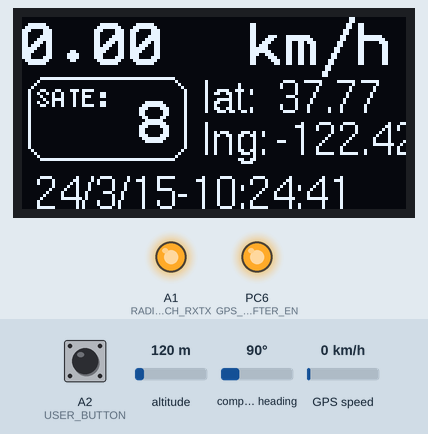
The program below on a simulated STM32 Nucleo. On the bench: 128×64 one-colour display, output pins drawn as LEDs (lit = HIGH). The test bench sets the inputs (shaded band); at power-on: GPS speed 0 km/h, A2 (USER_BUTTON) HIGH, altitude 120 m, compass heading 90°. The GPS gets a fix after 3 s at 37.7749, -122.4194 with 8 satellites; no radio packets arrive unless stated; pins used as bus, display or sensor lines are not drawn; what the program prints to the serial monitor is not drawn.

Above: at 11.5 s.
11.6 s: GPS speed set to 2 km/h
At 14.8 s:
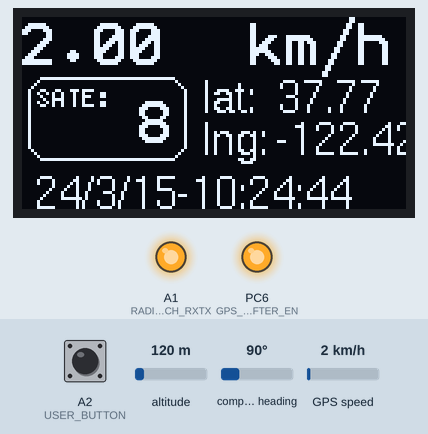
14.9 s: A2 (USER_BUTTON) pulled LOW for 0.15 s
16.5 s: A2 (USER_BUTTON) pulled LOW for 1 s
At 17.5 s:
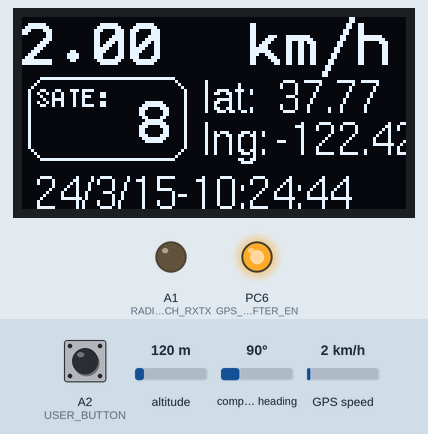
19.0 s: A2 (USER_BUTTON) pulled LOW for 0.15 s
At 19.6 s:
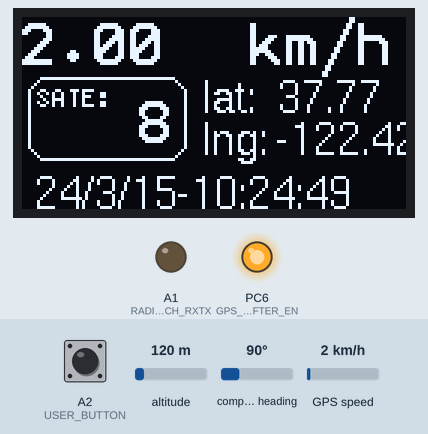
20.6 s: GPS speed set to 30 km/h
At 21.8 s:
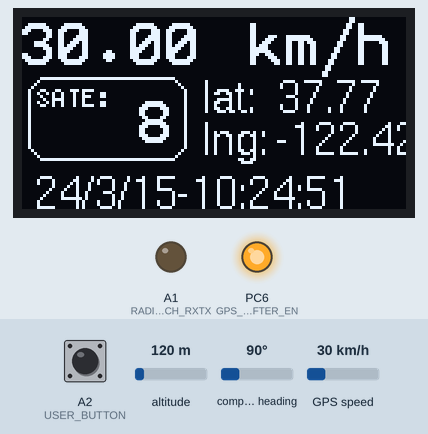
23.7 s: GPS speed set to 60 km/h
At 26.1 s:
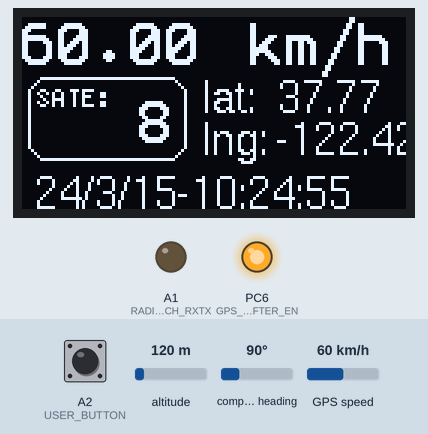
Timing chart, 0 to 27.6 s (numbered marks = the images above; inputs shaded):
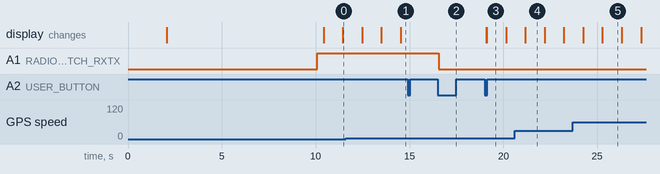

Measured:
- after the input at 14.9 s, every drawn part: stays the same
- after the input at 16.5 s, A1 (RADIO_ANT_SWITCH_RXTX): HIGH → LOW after 0.05 s
- after the input at 19.0 s, the display: first changes after 0.08 s (image 3 shows a later state)
- what the display in image 4 shows lasts 1.0 s, from 21.2 s to 22.2 s

The program:

main.cpp
```cpp
#include <Arduino.h>
#include <SPI.h>
#include <LoRa.h>
#include <TinyGPS++.h>
#include <U8g2lib.h>
#include <Button2.h>
#include <Wire.h>
#include <time.h>


/*!
 * Board function definitions
 */
#define UART_DEBUG

#ifdef UART_DEBUG
#define DEBUG(x)            Serial.print(x);
#define DEBUGLN(x)          Serial.println(x);
#else
#define DEBUG(x)
#define DEBUGLN(x)
#endif

/*!
 * Board MUC pins definitions
 */
#define RADIO_RESET                                 PB10
#define RADIO_MOSI                                  PB15
#define RADIO_MISO                                  PB14
#define RADIO_SCLK                                  PB13
#define RADIO_NSS                                   PB12

#define RADIO_DIO_0                                 PB11
#define RADIO_DIO_1                                 PC13
#define RADIO_DIO_2                                 PB9
#define RADIO_DIO_3                                 PB4
#define RADIO_DIO_4                                 PB3
#define RADIO_DIO_5                                 PA15

#define RADIO_ANT_SWITCH_RXTX                       PA1 //1:Rx, 0:Tx

#define UART_TX                                     PA9
#define UART_RX                                     PA10

#define GPS_RST                                     PB2
#define GPS_RX                                      PC11
#define GPS_TX                                      PC10
#define GPS_LEVEL_SHIFTER_EN                        PC6
#define GPS_BAUD_RATE                               115200
#define GPS_1PPS_INTPUT                             PB5
#define I2C_SCL                                     PB6
#define I2C_SDA                                     PB7

#define USER_BUTTON                                 PA4
#define SSD1306_ADDRRESS                            0x3C

#ifndef USBCON
HardwareSerial DebugSerial(UART_RX, UART_TX);
#define Serial DebugSerial
#endif

#define DATABUFFER_SIZE 128
#define LORA_BAND       915E6

HardwareSerial gpsPort(GPS_RX, GPS_TX);
TinyGPSPlus gps;
Button2 btn(USER_BUTTON);

U8G2_SSD1306_128X64_NONAME_F_HW_I2C u8g2(U8G2_R0, /* reset=*/ U8X8_PIN_NONE);

uint8_t func_select = 2;
bool sx1278_ok = false;
bool isSave = false;
uint32_t timeStamp = 0;
int counter = 0;
bool find_old = false;

char dataBuffer[5][DATABUFFER_SIZE] = {
    {"00.00"},
    {"00.00"},
    {"00.00"},
    {"0"},
    {"00/00/00-00:00:00"}
};

/**
 * @brief  setRadioDirection
 * @note   Lora ANT Switch
 * @param  rx: true:Rx, false:Tx
 * @retval None
 */
void setRadioDirection(bool rx)
{
    digitalWrite(RADIO_ANT_SWITCH_RXTX, rx ? HIGH : LOW);
}

bool loarSetup()
{
    SPI.setMISO(RADIO_MISO);
    SPI.setMOSI(RADIO_MOSI);
    SPI.setSCLK(RADIO_SCLK);
    SPI.begin();
    LoRa.setSPI(SPI);
    LoRa.setPins(RADIO_NSS, RADIO_RESET, RADIO_DIO_0);// set CS, reset, IRQ pin

    if (!LoRa.begin(LORA_BAND)) {             // initialize ratio at 915 MHz
        return false;
    }
    //! Initialize Radio ant switch pin
    pinMode(RADIO_ANT_SWITCH_RXTX, OUTPUT);
    //! Lora ANT Switch 1:Rx, 0:Tx
    setRadioDirection(true);
    return true;
}


void gpsSetup()
{
    gpsPort.begin(GPS_BAUD_RATE);

    //! Added 1pps intput
    pinMode(GPS_1PPS_INTPUT, INPUT);

    pinMode(GPS_LEVEL_SHIFTER_EN, OUTPUT);
    digitalWrite(GPS_LEVEL_SHIFTER_EN, HIGH);

    pinMode(GPS_RST, GPIO_PULLUP);
    //Set  Reset Pin as 0
    digitalWrite(GPS_RST, LOW);
    //Scope shows 1.12s (Low Period)
    delay(200);
    //Set  Reset Pin as 1
    digitalWrite(GPS_RST, HIGH);
    delay(100);

    //! Start GPS connamd
    gpsPort.println("@GSR");
}

void gpsDetect()
{
    // Dispatch incoming characters
    while (gpsPort.available() > 0)
        gps.encode(gpsPort.read());

    if (gps.charsProcessed() < 10) {
        DEBUGLN(F("WARNING: No GPS data.  Check wiring."));
    }

    if (gps.location.isUpdated()) {

        if (gps.location.isValid() && !isSave) {
            isSave = true;
            gpsPort.println("@BUP");
        }

        DEBUG(F("LOCATION   Fix Age="));
        DEBUG(gps.location.age());
        DEBUG(F("ms Raw Lat="));
        DEBUG(gps.location.rawLat().negative ? "-" : "+");
        DEBUG(gps.location.rawLat().deg);
        DEBUG("[+");
        DEBUG(gps.location.rawLat().billionths);
        DEBUG(F(" billionths],  Raw Long="));
        DEBUG(gps.location.rawLng().negative ? "-" : "+");
        DEBUG(gps.location.rawLng().deg);
        DEBUG("[+");
        DEBUG(gps.location.rawLng().billionths);
        DEBUG(F(" billionths],  Lat="));
        DEBUG(gps.location.lat());
        DEBUG(F(" Long="));
        DEBUGLN(gps.location.lng());

        snprintf(dataBuffer[0], DATABUFFER_SIZE, "%.2f", gps.location.lat());
        snprintf(dataBuffer[1], DATABUFFER_SIZE, "%.2f", gps.location.lng());
    }
    if (gps.date.isUpdated()) {

        DEBUG(F("DATE       Fix Age="));
        DEBUG(gps.date.age());
        DEBUG(F("ms Raw="));
        DEBUG(gps.date.value());
        DEBUG(F(" Year="));
        DEBUG(gps.date.year());
        DEBUG(F(" Month="));
        DEBUG(gps.date.month());
        DEBUG(F(" Day="));
        DEBUGLN(gps.date.day());

    }
    if (gps.time.isUpdated()) {

        DEBUG(F("TIME       Fix Age="));
        DEBUG(gps.time.age());
        DEBUG(F("ms Raw="));
        DEBUG(gps.time.value());
        DEBUG(F(" Hour="));
        DEBUG(gps.time.hour());
        DEBUG(F(" Minute="));
        DEBUG(gps.time.minute());
        DEBUG(F(" Second="));
        DEBUG(gps.time.second());
        DEBUG(F(" Hundredths="));
        DEBUGLN(gps.time.centisecond());

        snprintf(dataBuffer[4], DATABUFFER_SIZE, "%u/%u/%u-%u:%u:%u",
                 gps.date.year() % 100,
                 gps.date.month(),
                 gps.date.day(),
                 gps.time.hour(),
                 gps.time.minute(),
                 gps.time.second()
                );
    }
    if (gps.speed.isUpdated()) {
        //! U8g2 Speed
        double speed = gps.speed.kmph();
        snprintf(dataBuffer[2], DATABUFFER_SIZE, "%.2f", speed);

        DEBUG(F("SPEED      Fix Age="));
        DEBUG(gps.speed.age());
        DEBUG(F("ms Raw="));
        DEBUG(gps.speed.value());
        DEBUG(F(" Knots="));
        DEBUG(gps.speed.knots());
        DEBUG(F(" MPH="));
        DEBUG(gps.speed.mph());
        DEBUG(F(" m/s="));
        DEBUG(gps.speed.mps());
        DEBUG(F(" km/h="));
        DEBUGLN(gps.speed.kmph());

    }
    if (gps.course.isUpdated()) {
        DEBUG(F("COURSE     Fix Age="));
        DEBUG(gps.course.age());
        DEBUG(F("ms Raw="));
        DEBUG(gps.course.value());
        DEBUG(F(" Deg="));
        DEBUGLN(gps.course.deg());
    }
    if (gps.altitude.isUpdated()) {
        DEBUG(F("ALTITUDE   Fix Age="));
        DEBUG(gps.altitude.age());
        DEBUG(F("ms Raw="));
        DEBUG(gps.altitude.value());
        DEBUG(F(" Meters="));
        DEBUG(gps.altitude.meters());
        DEBUG(F(" Miles="));
        DEBUG(gps.altitude.miles());
        DEBUG(F(" KM="));
        DEBUG(gps.altitude.kilometers());
        DEBUG(F(" Feet="));
        DEBUGLN(gps.altitude.feet());
    }
    if (gps.satellites.isUpdated()) {

        DEBUG(F("SATELLITES Fix Age="));
        DEBUG(gps.satellites.age());
        DEBUG(F("ms Value="));
        DEBUGLN(gps.satellites.value());

        snprintf(dataBuffer[3], DATABUFFER_SIZE, "%lu", gps.satellites.value());

    } else if (gps.hdop.isUpdated()) {
        DEBUG(F("HDOP       Fix Age="));
        DEBUG(gps.hdop.age());
        DEBUG(F("ms Value="));
        DEBUGLN(gps.hdop.value());
    }

    if (!find_old)return;
    static uint32_t stampTime = 0;

    if (millis() - stampTime > 1000 ) {
        u8g2.clearBuffer();

        //! U8g2 Location
        u8g2.setFont(u8g2_font_helvR10_tr);
        u8g2.drawStr(60, 32, "lat:");
        u8g2.drawStr(85, 32, dataBuffer[0]);
        u8g2.drawStr(60, 46, "lng:");
        u8g2.drawStr(85, 46, dataBuffer[1]);

        //! U8g2 Speed
        u8g2.setFont(u8g2_font_profont22_mf);
        u8g2.drawStr(0, 16, dataBuffer[2]);
        u8g2.drawStr(76, 16, "km/h");
        u8g2.drawStr(39, 42, dataBuffer[3]);

        //! U8g2 satellites
        u8g2.setFont(u8g2_font_5x7_tf  );
        u8g2.drawRFrame(2, 20, 53, 28, 6);
        u8g2.drawStr(5, 30, "SATE:");

        //! U8g2 datetime
        u8g2.setFont(u8g2_font_helvR10_tr);
        u8g2.drawStr(4, 64, dataBuffer[4]);

        u8g2.sendBuffer();
        stampTime = millis();
    }
}

void setup()
{
    Serial.begin(115200);

    delay(2000);

    Wire.setSCL(I2C_SCL);

    Wire.setSDA(I2C_SDA);

    Wire.begin();

    Wire.beginTransmission(SSD1306_ADDRRESS);
    if (Wire.endTransmission() == 0) {
        u8g2.begin();
        u8g2.clearBuffer();
        u8g2.setFont(u8g2_font_profont22_mf );
        u8g2.drawStr(32, 24, "SoftRF");
        u8g2.drawStr(48, 42, "and");
        u8g2.drawStr(32, 60, "LilyGO");
        u8g2.sendBuffer();
        find_old = true;
        delay(8000);
    }

    if (loarSetup()) {
        sx1278_ok = true;
    } else {
        DEBUGLN("LoRa init failed.");
    }

    gpsSetup();

    btn.setPressedHandler([](Button2 & b) {
        DEBUGLN("pressed");
        func_select = func_select + 1 > 2 ? 0 : func_select + 1 ;
        switch (func_select) {
        case 0:
            DEBUGLN("Sender Started");
            setRadioDirection(true);
            break;
        case 1:
            DEBUGLN("Received Started");
            setRadioDirection(false);
            break;
        case 2:
            if (!find_old)return;
            u8g2.clear();
            u8g2.setFont(u8x8_font_8x13_1x2_f);
        default:
            break;
        }
    });
}

void loraSender()
{
    if (millis() - timeStamp > 3000) {
        if (!sx1278_ok) {
            DEBUGLN("Sx1278 is not initialize ...");
            return;
        }
        timeStamp = millis();
        DEBUG("Sending packet: ");
        DEBUGLN(counter);
        // send packet
        LoRa.beginPacket();
        LoRa.print("hello ");
        LoRa.print(counter);
        LoRa.endPacket();
        counter++;
    }
}

void loarReciver()
{
    if (!sx1278_ok) {
        DEBUGLN("Sx1278 is not initialize ...");
        return;
    }
    // try to parse packet
    int packetSize = LoRa.parsePacket();
    if (packetSize) {
        // received a packet
        DEBUG("Received packet '");
        // read packet
        while (LoRa.available()) {
            DEBUG((char)LoRa.read());
        }
        // print RSSI of packet
        DEBUG("' with RSSI ");
        DEBUGLN(LoRa.packetRssi());
    }
}


void loop()
{
    btn.loop();

    switch (func_select) {
    case 0:
        loraSender();
        break;
    case 1:
        loarReciver();
        break;
    case 2:
        gpsDetect();
        break;
    default:
        break;
    }
}
```
